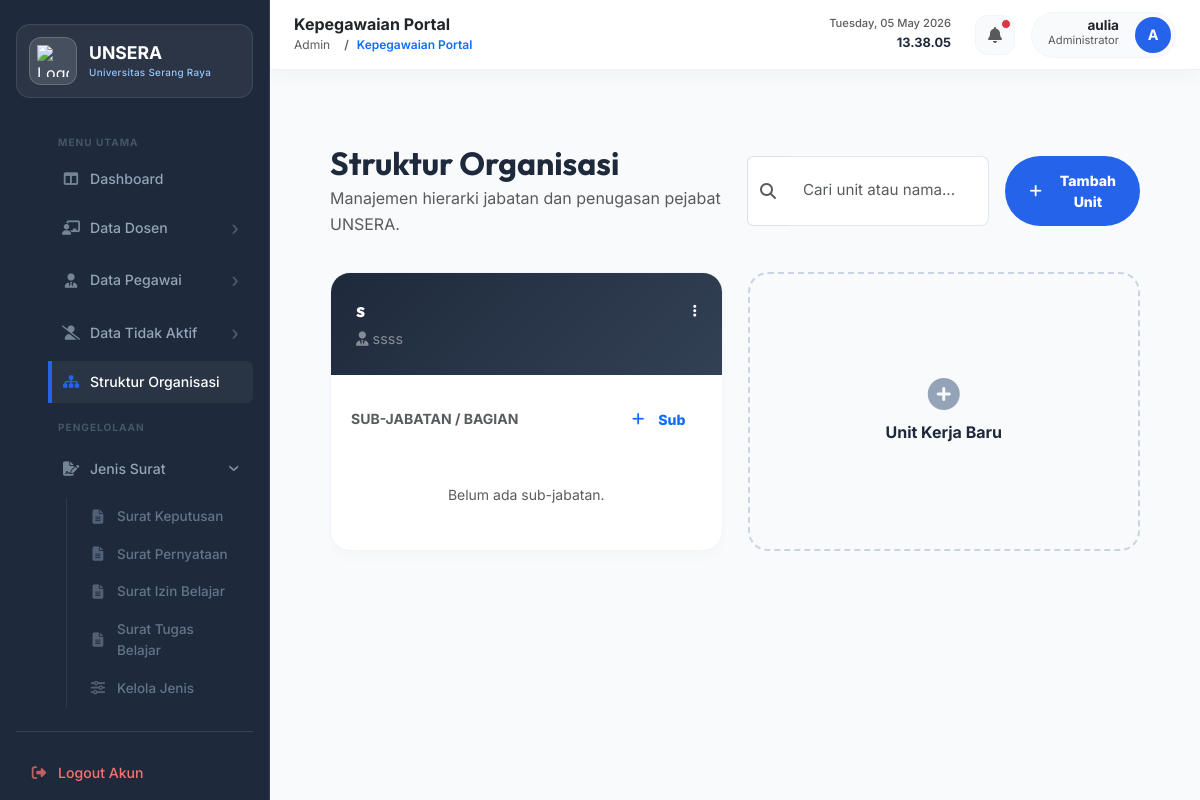
Screenshot of /struktur_organisasi.php (signed in) with the database file from the repository.
### tables this page shows
CREATE TABLE `jenis_surat` (
  `id` int NOT NULL AUTO_INCREMENT,
  `nama_jenis` varchar(100) NOT NULL,
  PRIMARY KEY (`id`)
);

CREATE TABLE `struktur_organisasi` (
  `id` int NOT NULL AUTO_INCREMENT,
  `nama_jabatan` varchar(255) NOT NULL,
  `nama_pejabat` varchar(255) DEFAULT NULL,
  `keterangan` text,
  `parent_id` int DEFAULT NULL,
  `urutan` int DEFAULT '0',
  PRIMARY KEY (`id`)
);

### htdocs/struktur_organisasi.php (the view, shortened to what this page needs)
<?php
require 'db.php';
$roots = [];
$rootsResult = $conn->query("SELECT * FROM struktur_organisasi WHERE parent_id IS NULL ORDER BY id ASC");
if ($rootsResult) {
    while ($r = $rootsResult->fetch_assoc()) {
        $roots[] = $r;
    }
} else {
    die("Database error: Sedang melakukan sinkronisasi tabel database. Silakan muat ulang (Refresh) halaman ini dalam beberapa saat. Error: " . $conn->error);
}
$allChildren = [];
?>
<!DOCTYPE html>
<html lang="id">
<head>
    <link href="https://cdn.jsdelivr.net/npm/bootstrap@5.3.0/dist/css/bootstrap.min.css" rel="stylesheet">
    <link rel="stylesheet" href="https://cdnjs.cloudflare.com/ajax/libs/font-awesome/6.4.0/css/all.min.css">
    <link rel="stylesheet" href="style.css?v=<?= time() ?>">
</head>
<body>
<?php include 'components/sidebar.php'; ?>
<div class="main-content">
    <?php include 'components/navbar.php'; ?>
    <div class="container-fluid px-4 py-4">
        <div class="row g-4 mb-4 align-items-center">
            <div class="col-lg-6">
                <h2 class="fw-bold mb-1" style="font-family: 'Outfit', sans-serif;">Struktur Organisasi</h2>
                <p class="text-muted mb-0">Manajemen hierarki jabatan dan penugasan pejabat UNSERA.</p>
            </div>
            <div class="col-lg-6">
                <div class="d-flex gap-3 justify-content-lg-end">
                    <div class="input-group" style="max-width: 300px;">
                        <span class="input-group-text bg-white border-end-0 text-muted"><i class="fas fa-search"></i></span>
                        <input type="text" id="orgSearch" class="form-control border-start-0" placeholder="Cari unit atau nama..." onkeyup="filterOrg()">
                    </div>
                    <button class="btn btn-primary rounded-pill px-4" data-bs-toggle="modal" data-bs-target="#addRootModal">
                        <i class="fas fa-plus me-2"></i>Tambah Unit
                    </button>
                </div>
            </div>
        </div>
        <div class="org-container">
            <?php foreach ($roots as $row): ?>
                <div class="org-card">
                    <div class="org-header">
                        <div class="d-flex justify-content-between align-items-start">
                            <div>
                                <h3><?= htmlspecialchars($row['nama_jabatan']) ?></h3>
                                <p class="mb-0 text-white-50 small"><i class="fas fa-user-tie me-1"></i><?= htmlspecialchars($row['nama_pejabat'] ?: 'Belum Terisi') ?></p>
                            </div>
                            <div class="dropdown">
                                <button class="btn btn-link text-white p-0" data-bs-toggle="dropdown"><i class="fas fa-ellipsis-v"></i></button>
                            </div>
                        </div>
                    </div>
                    <div class="sub-list">
                        <div class="d-flex justify-content-between align-items-center mb-3">
                            <span class="small fw-bold text-uppercase text-muted ls-1">Sub-Jabatan / Bagian</span>
                            <button class="btn btn-sm btn-outline-primary rounded-pill px-3" onclick="openAddSub(<?= $row['id'] ?>)">
                                <i class="fas fa-plus me-1"></i> Sub
                            </button>
                        </div>
                        <?php
                        $children = $allChildren[$row['id']] ?? [];
                        if (empty($children)): ?>
                            <div class="text-center py-4 text-muted small italic">Belum ada sub-jabatan.</div>
                        <?php else: foreach ($children as $child): ?>
                            <div class="sub-item">
                                <div class="sub-icon"><i class="fas fa-id-badge"></i></div>
                                <div class="flex-grow-1">
                                    <div class="fw-bold text-dark mb-0" style="font-size:0.9rem;"><?= htmlspecialchars($child['nama_jabatan']) ?></div>
                                    <div class="text-muted small"><i class="fas fa-user-circle me-1"></i><?= htmlspecialchars($child['nama_pejabat'] ?: 'Belum Terisi') ?></div>
                                </div>
                                <div class="dropdown">
                                    <button class="btn btn-link btn-sm text-muted" data-bs-toggle="dropdown"><i class="fas fa-cog"></i></button>
                                    <ul class="dropdown-menu dropdown-menu-end">
                                        <li><a class="dropdown-item" href="#" onclick="editSub(<?= $child['id'] ?>, '<?= addslashes($child['nama_jabatan']) ?>', '<?= addslashes($child['nama_pejabat']) ?>'); return false;">Edit</a></li>
                                        <li><a class="dropdown-item text-danger" href="#" onclick="deleteJabatan(<?= $child['id'] ?>); return false;">Hapus</a></li>
                                    </ul>
                                </div>
                            </div>
                        <?php endforeach; endif; ?>
                    </div>
                </div>
            <?php endforeach; ?>
            <div class="add-card" data-bs-toggle="modal" data-bs-target="#addRootModal">
                <i class="fas fa-plus-circle"></i>
                <span class="fw-bold">Unit Kerja Baru</span>
            </div>
        </div>
    </div>
</div>
</body>
</html>

### htdocs/components/sidebar.php (shortened to what this page needs)
<?php
$current_page = basename($_SERVER['PHP_SELF']);
$dosen_pages  = ['input_dosen.php','daftar_dosen.php','form_edit_dosen.php','edit_dosen.php','detail_dosen.php','hapus_dosen.php'];
$pegawai_pages = ['input_pegawai.php','data_pegawai.php','detail_pegawai.php','edit_pegawai.php','form_edit_pegawai.php'];
$surat_pages = ['jenis_surat.php','data_surat.php','tambah_jenis_surat.php','struktur_organisasi.php'];
$inactive_pages = ['data_tidak_aktif.php'];
?>
<div class="sidebar">
    <div class="sidebar-brand">
        <div class="logo-container">
            <img src="download.png" alt="Logo UNSERA" class="sidebar-logo">
        </div>
        <div class="brand-text">
            <h2>UNSERA</h2>
            <span>Universitas Serang Raya</span>
        </div>
    </div>
    <ul>
        <li class="sidebar-label">MENU UTAMA</li>
        <li>
            <a href="dashboard.php" class="<?= $current_page == 'dashboard.php' ? 'active' : '' ?>">
                <i class="fas fa-columns"></i> Dashboard
            </a>
        </li>
        <li>
            <a href="#" onclick="toggleSubmenu('sub-dosen', this); return false;"
               class="submenu-toggle <?= in_array($current_page, $dosen_pages) ? 'open' : '' ?>">
                <i class="fas fa-chalkboard-teacher"></i> Data Dosen
            </a>
        </li>
        <li>
            <a href="#" onclick="toggleSubmenu('sub-pegawai', this); return false;"
               class="submenu-toggle <?= in_array($current_page, $pegawai_pages) ? 'open' : '' ?>">
                <i class="fas fa-user-tie"></i> Data Pegawai
            </a>
        </li>
        <li>
            <a href="#" onclick="toggleSubmenu('sub-inactive', this); return false;"
               class="submenu-toggle <?= in_array($current_page, $inactive_pages) ? 'open' : '' ?>">
                <i class="fas fa-user-slash"></i> Data Tidak Aktif
            </a>
        </li>
        <li>
            <a href="struktur_organisasi.php" class="<?= $current_page == 'struktur_organisasi.php' ? 'active' : '' ?>">
                <i class="fas fa-sitemap"></i> Struktur Organisasi
            </a>
        </li>
        <li class="sidebar-label">PENGELOLAAN</li>
        <li>
            <a href="#" onclick="toggleSubmenu('sub-surat', this); return false;"
               class="submenu-toggle <?= in_array($current_page, $surat_pages) ? 'open' : '' ?>">
                <i class="fas fa-file-signature"></i> Jenis Surat
            </a>
            <ul id="sub-surat" class="submenu <?= in_array($current_page, $surat_pages) ? 'show' : '' ?>">
                <?php
                if(isset($conn)) {
                    $res_jenis = $conn->query("SELECT * FROM jenis_surat ORDER BY id ASC");
                    if($res_jenis && $res_jenis->num_rows > 0) {
                        while($js = $res_jenis->fetch_assoc()) {
                            $is_active = ($current_page == 'data_surat.php' && isset($_GET['jenis_id']) && $_GET['jenis_id'] == $js['id']) ? 'active' : '';
                            echo '<li><a href="data_surat.php?jenis_id='.$js['id'].'" class="'.$is_active.'"><i class="fas fa-file-alt"></i> '.htmlspecialchars($js['nama_jenis']).'</a></li>';
                        }
                    }
                }
                ?>
                <li>
                    <a href="jenis_surat.php" class="<?= $current_page == 'jenis_surat.php' ? 'active' : '' ?>">
                        <i class="fas fa-sliders-h"></i> Kelola Jenis
                    </a>
                </li>
            </ul>
        </li>
    </ul>
    <div class="sidebar-bottom">
        <a href="logout.php" class="logout-link">
            <i class="fas fa-sign-out-alt"></i> Logout Akun
        </a>
    </div>
</div>

### htdocs/struktur_organisasi.php (style rules this page uses)
.org-container { display: grid; grid-template-columns: repeat(auto-fill, minmax(380px, 1fr)); gap: 25px; padding: 10px 0; }
.org-card { background: white; border-radius: 20px; border: 1px solid #f1f5f9; box-shadow: 0 10px 15px -3px rgba(0,0,0,0.02); overflow: hidden; transition: all 0.3s ease; display: flex; flex-direction: column; }
.org-header { background: linear-gradient(135deg, #1e293b 0%, #334155 100%); padding: 25px; color: white; position: relative; }
.org-header h3 { font-family: 'Outfit', sans-serif; font-weight: 700; margin: 0; font-size: 1.25rem; color: white; }
.org-header p { opacity: 0.9; font-size: 0.9rem; margin: 5px 0 0 0; color: white; }
.sub-list { padding: 20px; flex-grow: 1; }
.add-card { border: 2px dashed #cbd5e1; background: #f8fafc; display: flex; align-items: center; justify-content: center; flex-direction: column; border-radius: 20px; min-height: 200px; cursor: pointer; transition: all 0.2s; }
.add-card i { font-size: 2rem; color: #94a3b8; margin-bottom: 10px; }

### rows the page displays
jenis_surat: nama_jenis "Surat Keputusan"
jenis_surat: nama_jenis "Surat Pernyataan"
jenis_surat: nama_jenis "Surat Izin Belajar"
jenis_surat: nama_jenis "Surat Tugas Belajar"
struktur_organisasi: nama_jabatan "s", nama_pejabat "ssss"

### other values shown
$page_title_text "Kepegawaian Portal"
$admin_nama "aulia"
$admin_initial "A"
